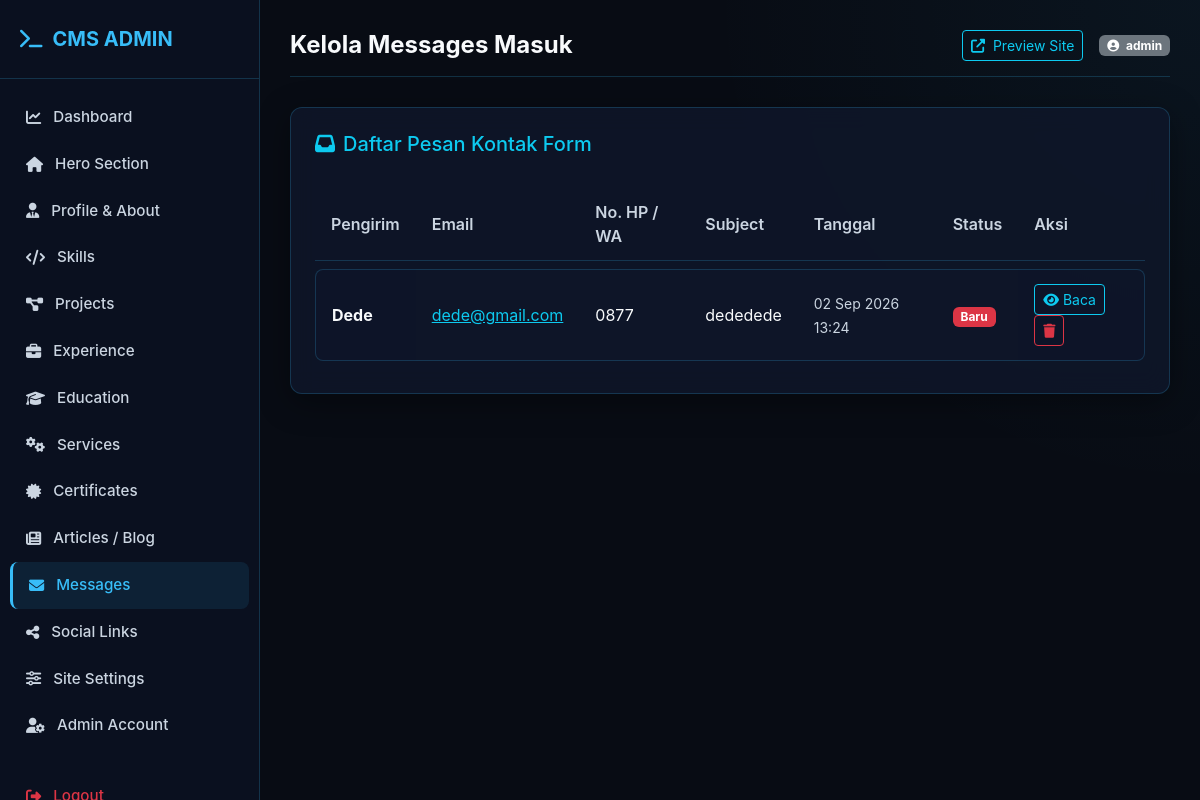
The app's page /admin/modules/messages.php (signed in) with its own data.
### tables this page shows
CREATE TABLE `messages` (
  `id` int(11) NOT NULL AUTO_INCREMENT,
  `name` varchar(100) NOT NULL,
  `email` varchar(100) NOT NULL,
  `phone` varchar(50) DEFAULT NULL,
  `subject` varchar(200) DEFAULT NULL,
  `message` text NOT NULL,
  `is_read` tinyint(1) DEFAULT 0,
  `created_at` timestamp NOT NULL DEFAULT current_timestamp(),
  PRIMARY KEY (`id`)
);

### config/database.php (called while the page is built, shortened)
<?php
class Database {
    private static $instance = null;
    private $conn;
    private function __construct() {
        try {
            $dsn = "mysql:host=" . DB_HOST . ";dbname=" . DB_NAME . ";charset=" . DB_CHARSET;
            $options = [
                PDO::ATTR_ERRMODE => PDO::ERRMODE_EXCEPTION,
                PDO::ATTR_DEFAULT_FETCH_MODE => PDO::FETCH_ASSOC,
                PDO::ATTR_EMULATE_PREPARES => false,
            ];
            $this->conn = new PDO($dsn, DB_USER, DB_PASS, $options);
        } catch (PDOException $e) {
            die("Database Connection Error: " . $e->getMessage());
        }
    }
    public static function getInstance() {
        if (!self::$instance) {
            self::$instance = new Database();
        }
        return self::$instance;
    }
    public function getConnection() {
        return $this->conn;
    }
}
function db() {
    return Database::getInstance()->getConnection();
}

### config/helper.php (called while the page is built, shortened)
<?php
function sanitize($data) {
    return htmlspecialchars(trim((string)$data), ENT_QUOTES, 'UTF-8');
}

### admin/modules/messages.php (the view, shortened to what this page needs)
<?php
require_once __DIR__ . '/../../config/database.php';
require_once __DIR__ . '/../../config/helper.php';
$action = $_GET['action'] ?? 'list';
require_once __DIR__ . '/../includes/header.php';
?>
<?php if ($action === 'view' && $message): ?>
    <div class="glass-card p-4">
        <div class="d-flex justify-content-between align-items-center mb-4">
            <h5 class="m-0 text-info"><i class="fas fa-envelope-open me-2"></i>Detail Pesan Masuk</h5>
            <a href="<?= ADMIN_URL ?>modules/messages.php" class="btn btn-sm btn-outline-secondary"><i class="fas fa-arrow-left me-1"></i> Kembali</a>
        </div>
        <div class="mb-3">
            <strong>Dari:</strong> <?= sanitize($message['name']) ?> (&lt;<a href="mailto:<?= sanitize($message['email']) ?>" class="text-info"><?= sanitize($message['email']) ?></a>&gt;)<br>
            <?php if (!empty($message['phone'])):
                $clean_phone = preg_replace('/[^0-9]/', '', $message['phone']);
                if (str_starts_with($clean_phone, '0')) {
                    $clean_phone = '62' . substr($clean_phone, 1);
                }
            ?>
                <strong>No. HP / WhatsApp:</strong> <a href="https://wa.me/<?= $clean_phone ?>" target="_blank" class="text-success fw-semibold"><i class="fab fa-whatsapp me-1"></i><?= sanitize($message['phone']) ?></a><br>
            <?php endif; ?>
            <strong>Tanggal:</strong> <?= date('d F Y H:i', strtotime($message['created_at'])) ?><br>
            <strong>Subjek:</strong> <?= sanitize($message['subject']) ?>
        </div>
        <hr class="border-secondary">
        <div class="p-3 bg-dark rounded text-light mb-4" style="white-space: pre-wrap; font-size: 1.05rem;">
            <?= sanitize($message['message']) ?>
        </div>
        <div class="d-flex flex-wrap gap-2">
            <a href="mailto:<?= sanitize($message['email']) ?>?subject=Re: <?= urlencode($message['subject']) ?>" class="btn btn-info fw-semibold"><i class="fas fa-reply me-1"></i> Balas Via Email</a>
            <?php if (!empty($message['phone'])): ?>
                <a href="https://wa.me/<?= $clean_phone ?>?text=Halo%20<?= urlencode($message['name']) ?>," target="_blank" class="btn btn-success fw-semibold"><i class="fab fa-whatsapp me-1"></i> Balas Via WhatsApp</a>
            <?php endif; ?>
            <a href="<?= ADMIN_URL ?>modules/messages.php?action=delete&id=<?= $message['id'] ?>" class="btn btn-outline-danger" onclick="return confirm('Hapus pesan ini?')"><i class="fas fa-trash me-1"></i> Hapus Pesan</a>
        </div>
    </div>
<?php else:
    $messages = db()->query("SELECT * FROM messages ORDER BY id DESC")->fetchAll();
?>
    <div class="glass-card p-4">
        <h5 class="text-info mb-4"><i class="fas fa-inbox me-2"></i>Daftar Pesan Kontak Form</h5>
        <div class="table-responsive">
            <table class="custom-table">
                <thead>
                    <tr>
                        <th>Pengirim</th>
                        <th>Email</th>
                        <th>No. HP / WA</th>
                        <th>Subject</th>
                        <th>Tanggal</th>
                        <th>Status</th>
                        <th>Aksi</th>
                    </tr>
                </thead>
                <tbody>
                    <?php if (empty($messages)): ?>
                        <tr><td colspan="7" class="text-center text-muted">Belum ada pesan masuk.</td></tr>
                    <?php else: ?>
                        <?php foreach ($messages as $m): ?>
                            <tr>
                                <td><strong><?= sanitize($m['name']) ?></strong></td>
                                <td><a href="mailto:<?= sanitize($m['email']) ?>" class="text-info"><?= sanitize($m['email']) ?></a></td>
                                <td><?= !empty($m['phone']) ? sanitize($m['phone']) : '<span class="text-muted">-</span>' ?></td>
                                <td><?= sanitize($m['subject']) ?></td>
                                <td><small class="text-muted"><?= date('d M Y H:i', strtotime($m['created_at'])) ?></small></td>
                                <td>
                                    <?php if ($m['is_read']): ?>
                                        <span class="badge bg-secondary">Dibaca</span>
                                    <?php else: ?>
                                        <span class="badge bg-danger">Baru</span>
                                    <?php endif; ?>
                                </td>
                                <td>
                                    <a href="<?= ADMIN_URL ?>modules/messages.php?action=view&id=<?= $m['id'] ?>" class="btn btn-sm btn-outline-info me-1"><i class="fas fa-eye"></i> Baca</a>
                                    <a href="<?= ADMIN_URL ?>modules/messages.php?action=delete&id=<?= $m['id'] ?>" class="btn btn-sm btn-outline-danger" onclick="return confirm('Hapus pesan ini?')"><i class="fas fa-trash"></i></a>
                                </td>
                            </tr>
                        <?php endforeach; ?>
                    <?php endif; ?>
                </tbody>
            </table>
        </div>
    </div>
<?php endif; ?>
<?php require_once __DIR__ . '/../includes/footer.php'; ?>

### assets/css/admin.css (style rules this page uses)
:root { --bg-dark: #080c14; --bg-card: rgba(15, 23, 42, 0.85); --border-color: rgba(56, 189, 248, 0.2); --border-hover: rgba(56, 189, 248, 0.5); --primary: #38bdf8; --primary-glow: rgba(56, 189, 248, 0.3); --accent: #818cf8; --text-main: #f8fafc; --text-muted: #cbd5e1; --sidebar-width: 260px; }
body.admin-body { background-color: var(--bg-dark); color: var(--text-main); font-family: 'Inter', system-ui, -apple-system, sans-serif; margin: 0; padding: 0; }
.glass-card { background: var(--bg-card); backdrop-filter: blur(12px); -webkit-backdrop-filter: blur(12px); border: 1px solid var(--border-color); border-radius: 12px; box-shadow: 0 8px 32px 0 rgba(0, 0, 0, 0.37); transition: all 0.3s ease; }
.custom-table { width: 100%; border-collapse: separate; border-spacing: 0 8px; }
.custom-table th { color: var(--text-muted); font-weight: 600; text-align: left; padding: 12px 16px; border-bottom: 1px solid var(--border-color); }
.custom-table td { padding: 14px 16px; background: rgba(15, 23, 42, 0.6); border-top: 1px solid var(--border-color); border-bottom: 1px solid var(--border-color); }
.custom-table td:first-child { border-left: 1px solid var(--border-color); border-top-left-radius: 8px; border-bottom-left-radius: 8px; }
.custom-table td:last-child { border-right: 1px solid var(--border-color); border-top-right-radius: 8px; border-bottom-right-radius: 8px; }
.text-muted, small.text-muted { color: #cbd5e1 !important; }
.custom-table td { color: #f8fafc; }

### records on screen
messages: name "Dede", email "dede@gmail.com", phone "0877", subject "dededede", created_at "02 Sep 2026 13:24", is_read "Baru"

### other values on screen
$page_title "Kelola Messages Masuk"
$_SESSION['username'] "admin"
